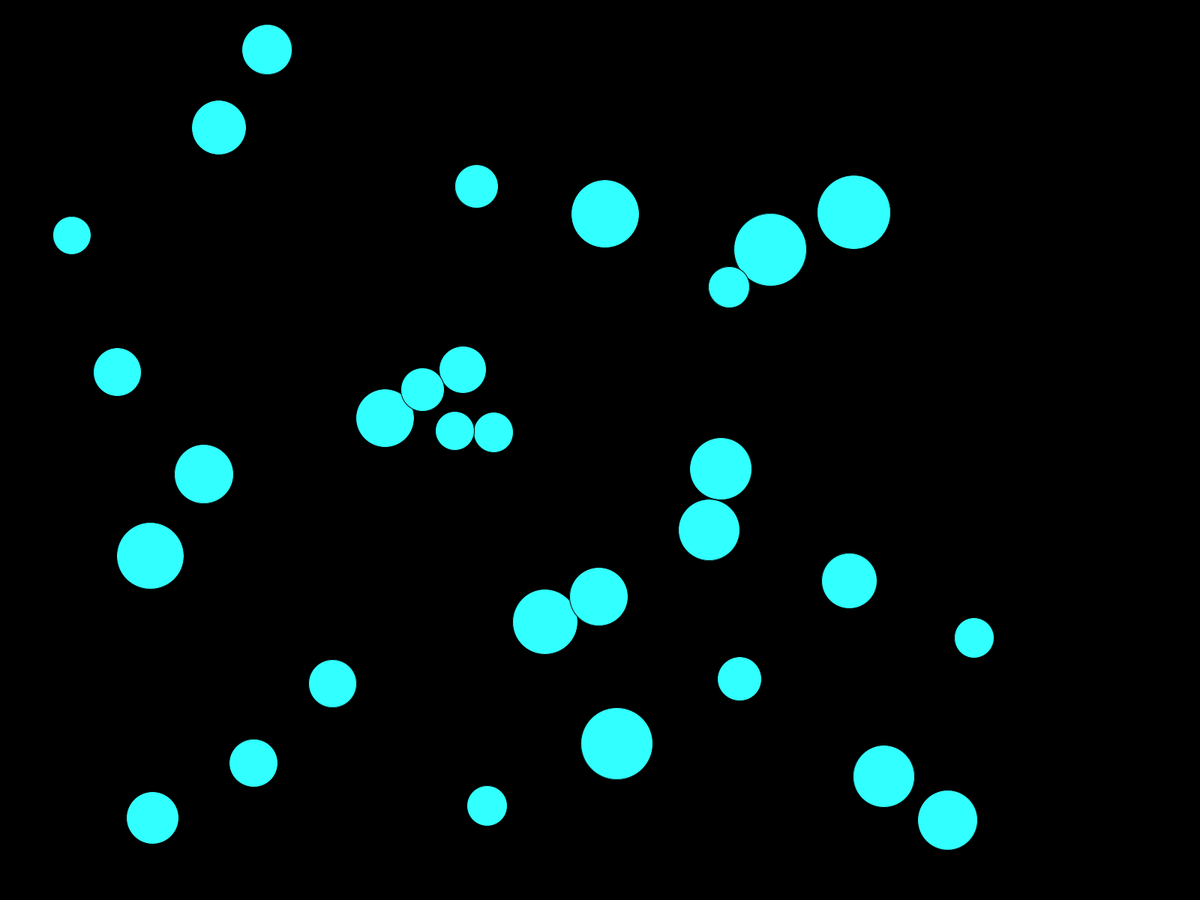
Frame 1 (no input)
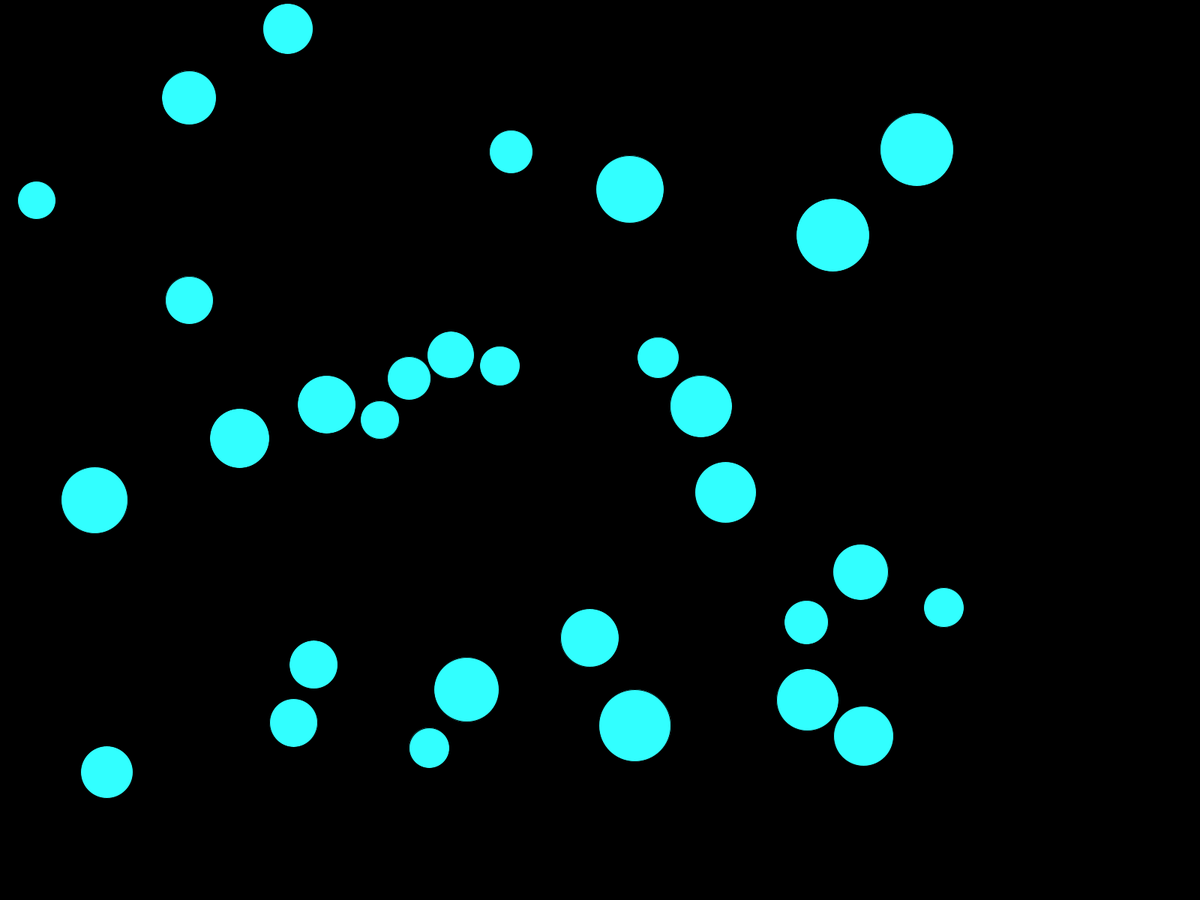
Frame 60 (the mouse pressed at the canvas centre just before this capture)
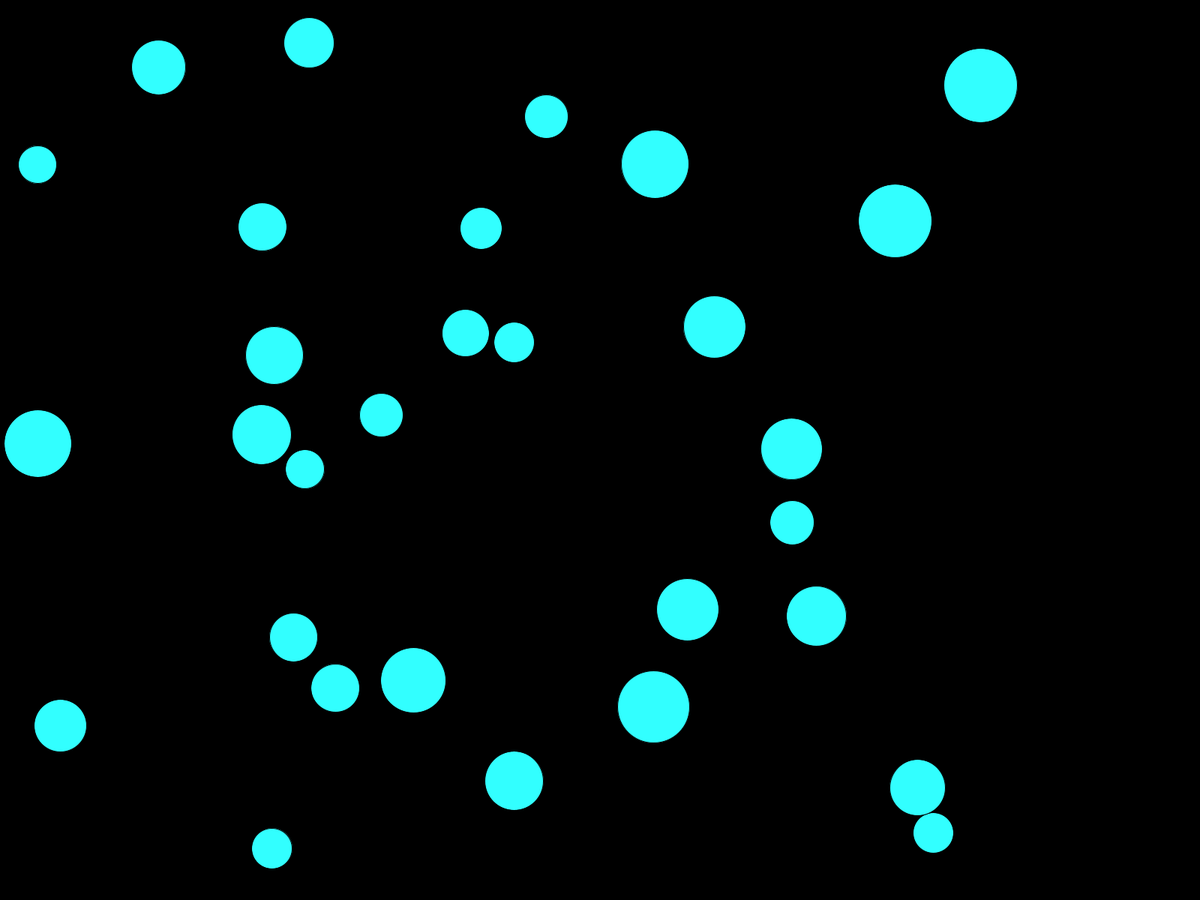
Frame 120 (the mouse held since frame 60 and released just before this capture)

The Processing sketch that drew these frames (run headless with seeded random() and noise(); from frame 60 on, the mouse is pressed at the canvas centre):

// Processing sketch: Ball_Collision
// ── Ball_Collision.pde
Ball[] balls = new Ball[30];
PVector gravity;
float radius = 50;
float speed = 2;

void setup() {
  fullScreen();
  gravity = new PVector(0, 0);
  for (int i = 0; i < balls.length; i++) {
    balls[i] = new Ball(random(radius, width-radius), random(radius, height-radius), random(radius/2, radius), i);
  }
  //colorMode(HSB);
  textSize(24);
  //noStroke();
}

void draw() {
  background(0);
  for (Ball b1 : balls) {
    for (Ball b2 : balls) {
      if (b2 != b1 && dist(b1.pos.x, b1.pos.y, b2.pos.x, b2.pos.y) <= b1.radius + b2.radius)
        b1.ballCollision(b2);
    }
  }
  for (Ball b : balls) {
    b.update();
  }
}

// ── Ball.pde
class Ball {
  boolean moved;
  PVector pos, vel, newVel;
  float radius, phi, colour;
  int ID;

  Ball(float x_, float y_, float radius_, int ID_) {
    ID = ID_;
    colour = random(255);
    pos = new PVector(x_, y_);
    float randomNum = random(-speed, speed);
    vel = new PVector(randomNum, 0-abs(randomNum));
    radius = radius_;
  }

  void update() {
    wallCollision();
    vel.add(gravity);
    if (moved) {
      vel = newVel;
    }
    pos.add(vel);
    fill(50, 255, 255);
    //fill(0, 0, map(vel.mag(), 0, 10, 0, 255));
    ellipse(pos.x, pos.y, radius*2, radius*2);
    moved = false;
  }

  void wallCollision() {
    if (pos.x+vel.x <= radius) {
      vel.x =- vel.x;
      pos.x += radius - pos.x;
    }
    if (pos.x+vel.x >= width-radius) {
      vel.x =- vel.x;
      pos.x += width-radius - pos.x;
    }
    if (pos.y+vel.y <= radius) {
      vel.y =- vel.y;
      pos.y += radius - pos.y;
    }
    if (pos.y+vel.y >= height-radius) {
      vel.y =- vel.y;
      pos.y -= pos.y-(height-radius);
    }
  }

  void ballCollision(Ball b) {
    phi = atan2((b.pos.y-pos.y), (b.pos.x-pos.x));
    float angle1 = vel.heading();
    float angle2 = b.vel.heading();
    float v1 = vel.mag();
    float v2 = b.vel.mag();
    float m1 = (4/3)*PI*(sq(radius)*radius);
    float m2 = (4/3)*PI*(sq(b.radius)*b.radius);
    float xPrime = ((v1*cos(angle1-phi)*(m1-m2)+2*m2*v2*cos(angle2-phi))/(m1+m2))*cos(phi)-v1*sin(angle1-phi)*sin(phi);
    float yPrime = ((v1*cos(angle1-phi)*(m1-m2)+2*m2*v2*cos(angle2-phi))/(m1+m2))*sin(phi)+v1*cos(angle1-phi)*cos(phi);
    newVel = new PVector(xPrime, yPrime);
    moved = true;
    pos.x = pos.x - cos(phi)*((radius+b.radius)-dist(pos.x, pos.y, b.pos.x, b.pos.y));
    pos.y = pos.y - sin(phi)*((radius+b.radius)-dist(pos.x, pos.y, b.pos.x, b.pos.y));
  }
}
